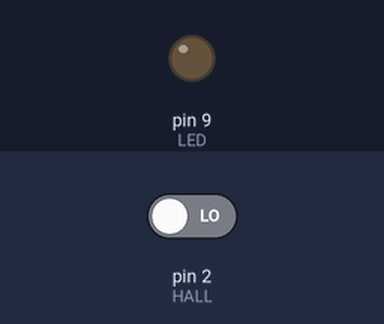
The sketch below on a simulated Arduino Uno, built with avr-gcc and run on an emulated ATmega328P. On the bench: output pins drawn as LEDs (lit = HIGH). Inputs (shaded band) come from the test bench; at power-on: pin 2 (HALL) LOW.

Above: at 1.2 s.
1.3 s: pin 2 (HALL) driven HIGH
At 2.4 s:
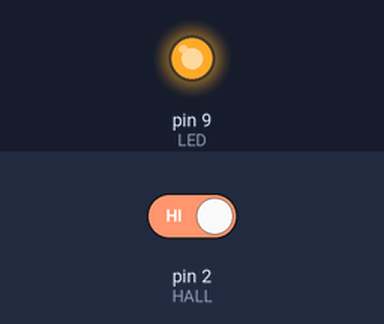
2.9 s: pin 2 (HALL) driven LOW
At 3.6 s:
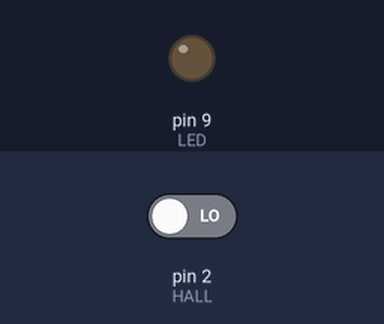
Timing chart, 0 to 5.9 s (numbered marks = the images above; inputs shaded):
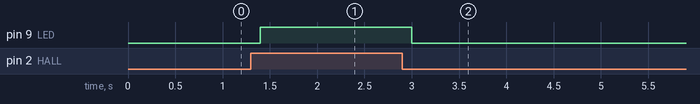

The sketch:

HallSensor.ino
```cpp
#define LED 9
#define HALL 2

void setup()
{
  pinMode(LED, OUTPUT);
  pinMode(HALL, INPUT);
}

void loop()
{
  if (digitalRead(HALL) == HIGH)
  {
    digitalWrite(LED, HIGH);
    delay(200);
  }
  else
  {
    digitalWrite(LED, LOW);
    delay(200);
  }
}
```

Measured:
- after the input at 1.3 s, pin 9 (LED): LOW → HIGH after 0.10 s
- after the input at 2.9 s, pin 9 (LED): HIGH → LOW after 0.10 s
